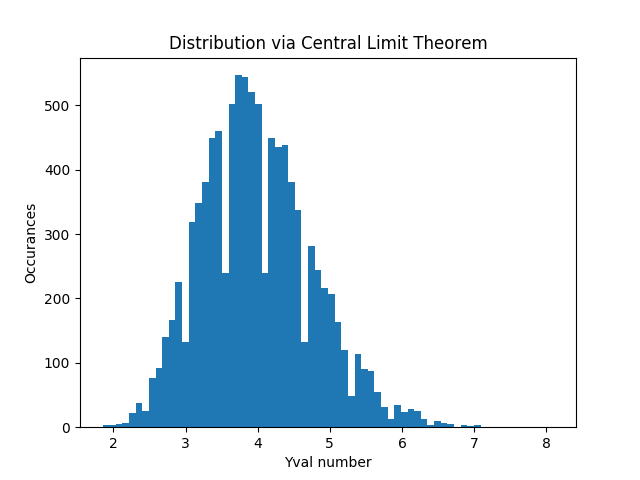

Generate this figure with Python:
import numpy as np
import matplotlib.pyplot as plt

n = 20
p = .25
numExperiments = 10000
Yvals = np.zeros(numExperiments)

def flipUntilHeads(p):
    success = False
    numTosses = 0
    while(success == False):
        x = np.random.rand()
        numTosses += 1
        if x < p:
            success = True
    return numTosses

for idx in range(numExperiments):
    Y = 0
    for i in range(n):
        Y = Y + flipUntilHeads(p)
    Y = Y/n
    Yvals[idx] = Y

plt.figure()
plt.hist(Yvals, bins='auto')
plt.title("Distribution via Central Limit Theorem")
plt.ylabel("Occurances")
plt.xlabel("Yval number")
plt.savefig("normal.png")
plt.show()

mu = 1/p
sigma = np.sqrt((1-p)/(n*p**2))

c = np.sqrt(2 * np.pi)*sigma
x = np.linspace(np.min(Yvals),np.max(Yvals),200)
y = (1/c) * np.exp(-.5*(x - mu)**2/sigma**2)

plt.figure()
plt.plot(x,y)
plt.savefig("normal2.png")
plt.show()
